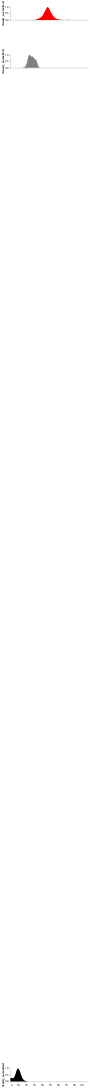

This figure's notebook cell:
### Code cell
import numpy as np
import scipy.stats as stats
import altair as alt
import pandas as pd
from scipy.ndimage import gaussian_filter1d

# Assuming 'revel' is your DataFrame

# Define the step value
step = 50  # Adjust height for each facet

# Desired order for mutation_type facets
facet_order = ['Stop', 'M', 'S']

mutation_types = ['Stop', 'M', 'S']

# Define colors for each facet
colors = {
    'Stop': 'red',
    'M': 'gray',
    'S': 'black'
}

# Convert 'Mutation_Type' to a categorical type with a specified order
cadd['Mutation_type'] = pd.Categorical(cadd['Mutation_type'], categories=facet_order, ordered=True)

# Create individual charts for each facet
charts = []
for i, mutation_type in enumerate(mutation_types):
    df_subset = cadd[cadd['Mutation_type'] == mutation_type]

    
    if df_subset.empty or len(df_subset['PHRED']) < 2:  # Skip if not enough data
        print(f"No data for mutation type: {mutation_type}")
        continue

    kde = gaussian_kde(df_subset['PHRED'], bw_method=0.3)
    x_vals = np.linspace(df_subset['PHRED'].min()-5, df_subset['PHRED'].max()+5, 10000)
    y_vals = kde(x_vals)
    y_vals_normalized = y_vals / np.max(y_vals)
    x_vals[x_vals < 0] = 0

    plot_data = pd.DataFrame({'PHRED': x_vals, 'density_normalized': y_vals_normalized})

    chart = alt.Chart(plot_data, width=300, height=step).mark_area().encode(
        alt.X(
        "PHRED:Q",
        scale=alt.Scale(domain=[0, 99]),  # Set the x-axis range
        axis=alt.Axis(title=None, labels=(i == len(mutation_types) - 1))
    ),
        alt.Y("density_normalized:Q", scale=alt.Scale(domain=[0, 1])),
        color=alt.value(colors[mutation_type])
    )
    charts.append(chart)
    
# Combine individual charts into a single layout
combined_chart_CADD = alt.vconcat(*charts, spacing=0).configure_axis(
    grid=False
).configure_view(
    stroke=None
)


combined_chart_CADD

### Figure 1 — Vega-Lite specification as saved in the notebook (floating-point values rounded to 4 significant figures; data arrays with more than 128 entries replaced by an {"elided": "..."} marker saying what was removed)
{"config": {"view": {"continuousWidth": 300, "continuousHeight": 300, "stroke": null}, "axis": {"grid": false}}, "vconcat": [{"data": {"name": "data-a1655bca352456b415148b6cefe895b0"}, "mark": {"type": "area"}, "encoding": {"color": {"value": "red"}, "x": {"axis": {"labels": false, "title": null}, "field": "PHRED", "scale": {"domain": [0, 99]}, "type": "quantitative"}, "y": {"field": "density_normalized", "scale": {"domain": [0, 1]}, "type": "quantitative"}}, "height": 50, "width": 300}, {"data": {"name": "data-e1ef55a0fdab39d04b6d8f7880ea8bbb"}, "mark": {"type": "area"}, "encoding": {"color": {"value": "gray"}, "x": {"axis": {"labels": false, "title": null}, "field": "PHRED", "scale": {"domain": [0, 99]}, "type": "quantitative"}, "y": {"field": "density_normalized", "scale": {"domain": [0, 1]}, "type": "quantitative"}}, "height": 50, "width": 300}, {"data": {"name": "data-34d9a3365af058df77796c3432a9617d"}, "mark": {"type": "area"}, "encoding": {"color": {"value": "black"}, "x": {"axis": {"labels": true, "title": null}, "field": "PHRED", "scale": {"domain": [0, 99]}, "type": "quantitative"}, "y": {"field": "density_normalized", "scale": {"domain": [0, 1]}, "type": "quantitative"}}, "height": 50, "width": 300}], "spacing": 0, "$schema": "https://vega.github.io/schema/vega-lite/v5.8.0.json", "datasets": {"data-a1655bca352456b415148b6cefe895b0": {"elided": "10000 records"}, "data-e1ef55a0fdab39d04b6d8f7880ea8bbb": {"elided": "10000 records"}, "data-34d9a3365af058df77796c3432a9617d": {"elided": "10000 records"}}}
